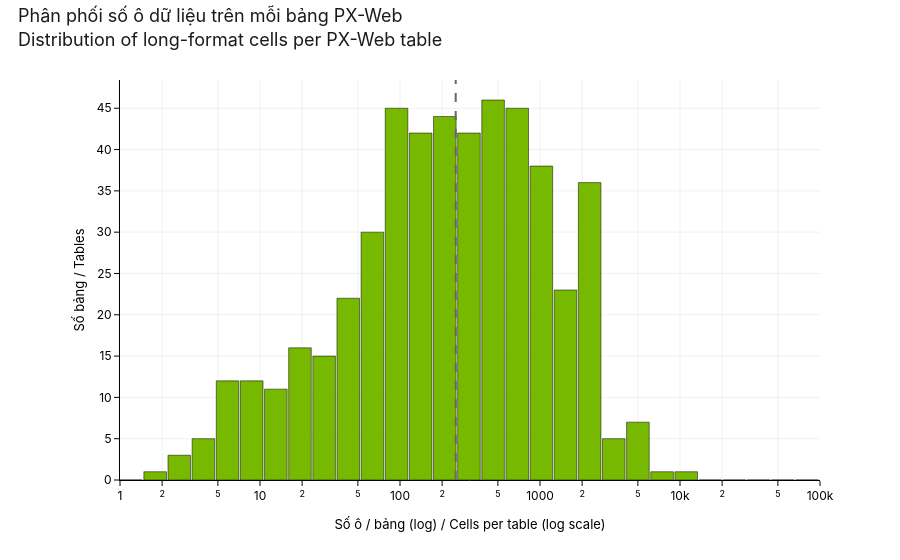

Notebook code cell kept with this figure:
### Code cell
'''Figure 02 — distribution of long-format cells per table (log-x histogram).

We compute the histogram explicitly with ``numpy.logspace`` bins + a
single ``go.Bar`` rather than using ``px.histogram(log_x=True)``, which
in our plotly + kaleido versions bins in *linear* space and then shows
the bars on a log axis — so 30 bins of width ~350 each cluster against
the leftmost edge while the axis stretches uselessly past 10^33. The
explicit-logspace path also lets us set the y-axis label to the
Vietnamese caption (``Số bảng`` instead of plotly's default ``count``)
and the bar marker colour without having to monkey-patch the ``px``
output.
'''
import numpy as np

n_cells = catalog['n_cells'].clip(lower=1)              # avoid log10(0)
log_min, log_max = np.floor(np.log10(n_cells.min())), np.ceil(np.log10(n_cells.max()))
bins = np.logspace(log_min, log_max, 30)
counts, edges = np.histogram(n_cells, bins=bins)
centres = np.sqrt(edges[:-1] * edges[1:])               # geometric mid-points
widths  = np.diff(edges) * 0.92                          # 8% gap between bars

fig02 = go.Figure(go.Bar(
    x=centres, y=counts, width=widths,
    marker=dict(color=NV_GREEN, line=dict(color=NV_BLACK, width=0.5)),
    hovertemplate=('[%{customdata[0]:,.0f} – %{customdata[1]:,.0f}] '
                    + vi_en('cells/bảng', 'cells/table') +
                    '<br>%{y} ' + vi_en('bảng', 'tables') + '<extra></extra>'),
    customdata=np.column_stack([edges[:-1], edges[1:]]),
))
fig02.update_layout(
    title=vi_en('Phân phối số ô dữ liệu trên mỗi bảng PX-Web',
                 'Distribution of long-format cells per PX-Web table'),
    xaxis=dict(title=vi_en('Số ô / bảng (log)', 'Cells per table (log scale)'),
                type='log'),
    yaxis=dict(title=vi_en('Số bảng', 'Tables')),
    bargap=0,
)
apply_nvidia_style(fig02)
# Pin the log-x range to the actual data extent and disable the
# zero-line. ``apply_nvidia_style`` defaults ``zeroline=True`` (sensible
# on a linear axis), but on a log axis the "zero line" sits at x=0
# which is -∞ in log space — kaleido responds by auto-extending the
# axis to ~10^297 and squashing every bar against the leftmost edge.
# Setting an explicit ``range`` (in log10 units) and ``zeroline=False``
# keeps the histogram readable.
fig02.update_xaxes(range=[float(log_min), float(log_max)], zeroline=False)
_med = int(catalog['n_cells'].median())
fig02.add_vline(
    x=_med, line_dash='dash', line_color=NV_GREY,
    annotation_text=vi_en(f'trung vị = {_med:,}', f'median = {_med:,}'),
    annotation_position='top right',
)
save_figure(fig02, '02_cells_per_table', width=1000, height=480)
fig02.show()

print(f'  {len(catalog)} matrices  /  {catalog["n_cells"].sum():,} long-format cells')
print(f'  median = {_med:,} cells/table  /  range = {catalog["n_cells"].min():,}'
       f' – {catalog["n_cells"].max():,}')

### Figure 1 — Plotly figure (JSON) as saved in the notebook; plotly's stock layout.template omitted (floating-point values rounded to 4 significant figures)
{"data": [{"cliponaxis": false, "customdata": [[1.0, 1.487], [1.487, 2.212], [2.212, 3.29], [3.29, 4.894], [4.894, 7.279], [7.279, 10.83], [10.83, 16.1], [16.1, 23.95], [23.95, 35.62], [35.62, 52.98], [52.98, 78.8], [78.8, 117.2], [117.2, 174.3], [174.3, 259.3], [259.3, 385.7], [385.7, 573.6], [573.6, 853.2], [853.2, 1269.0], [1269.0, 1887.0], [1887.0, 2807.0], [2807.0, 4175.0], [4175.0, 6210.0], [6210.0, 9237.0], [9237.0, 13740.0], [13740.0, 20430.0], [20430.0, 30390.0], [30390.0, 45200.0], [45200.0, 67230.0], [67230.0, 100000.0]], "hovertemplate": "[%{customdata[0]:,.0f} – %{customdata[1]:,.0f}] cells/bảng / cells/table<br>%{y} bảng / tables<extra></extra>", "marker": {"color": "#76B900", "line": {"color": "#000000", "width": 0.5}}, "type": "bar", "width": [0.4484, 0.6669, 0.9919, 1.475, 2.194, 3.264, 4.854, 7.22, 10.74, 15.97, 23.76, 35.33, 52.55, 78.16, 116.3, 172.9, 257.2, 382.5, 569.0, 846.2, 1259.0, 1872.0, 2784.0, 4141.0, 6160.0, 9162.0, 13630.0, 20270.0, 30150.0], "x": [1.22, 1.814, 2.698, 4.013, 5.968, 8.877, 13.2, 19.64, 29.21, 43.44, 64.62, 96.11, 142.9, 212.6, 316.2, 470.3, 699.6, 1040.0, 1548.0, 2302.0, 3424.0, 5092.0, 7574.0, 11260.0, 16750.0, 24920.0, 37070.0, 55130.0, 82000.0], "y": [0, 1, 3, 5, 12, 12, 11, 16, 15, 22, 30, 45, 42, 44, 42, 46, 45, 38, 23, 36, 5, 7, 1, 1, 0, 0, 0, 0, 0]}], "layout": {"annotations": [{"showarrow": false, "text": "trung vị = 250 / median = 250", "x": 250, "xanchor": "left", "xref": "x", "y": 1, "yanchor": "top", "yref": "y domain"}], "bargap": 0, "colorway": ["#76B900", "#000000", "#888888", "#B5D88A", "#444444", "#CCCCCC"], "font": {"color": "#000000", "family": "NVIDIA Sans, NVIDIASans, NVIDIA, Inter, Helvetica Neue, Helvetica, Arial, sans-serif", "size": 13}, "hoverlabel": {"bgcolor": "#000000", "bordercolor": "#76B900", "font": {"color": "#FFFFFF", "family": "NVIDIA Sans, NVIDIASans, NVIDIA, Inter, Helvetica Neue, Helvetica, Arial, sans-serif", "size": 12}}, "legend": {"bgcolor": "rgba(255,255,255,0.92)", "bordercolor": "#CCCCCC", "borderwidth": 1, "font": {"color": "#000000", "family": "NVIDIA Sans, NVIDIASans, NVIDIA, Inter, Helvetica Neue, Helvetica, Arial, sans-serif", "size": 12}}, "margin": {"b": 80, "l": 120, "r": 80, "t": 80}, "paper_bgcolor": "#FFFFFF", "plot_bgcolor": "#FFFFFF", "shapes": [{"line": {"color": "#666666", "dash": "dash"}, "type": "line", "x0": 250, "x1": 250, "xref": "x", "y0": 0, "y1": 1, "yref": "y domain"}], "title": {"font": {"color": "#1A1A1A", "family": "NVIDIA Sans, NVIDIASans, NVIDIA, Inter, Helvetica Neue, Helvetica, Arial, sans-serif", "size": 18}, "text": "Phân phối số ô dữ liệu trên mỗi bảng PX-Web<br>Distribution of long-format cells per PX-Web table", "x": 0.02, "xanchor": "left", "y": 0.96}, "xaxis": {"automargin": true, "gridcolor": "rgba(0,0,0,0.06)", "linecolor": "#000000", "linewidth": 1, "mirror": false, "range": [0, 5], "showgrid": true, "showline": true, "tickcolor": "#000000", "tickfont": {"color": "#000000", "family": "NVIDIA Sans, NVIDIASans, NVIDIA, Inter, Helvetica Neue, Helvetica, Arial, sans-serif", "size": 12}, "ticks": "outside", "title": {"font": {"color": "#000000", "family": "NVIDIA Sans, NVIDIASans, NVIDIA, Inter, Helvetica Neue, Helvetica, Arial, sans-serif", "size": 13}, "text": "Số ô / bảng (log) / Cells per table (log scale)"}, "type": "log", "zeroline": false, "zerolinecolor": "#CCCCCC"}, "yaxis": {"automargin": true, "gridcolor": "rgba(0,0,0,0.06)", "linecolor": "#000000", "linewidth": 1, "mirror": false, "showgrid": true, "showline": true, "tickcolor": "#000000", "tickfont": {"color": "#000000", "family": "NVIDIA Sans, NVIDIASans, NVIDIA, Inter, Helvetica Neue, Helvetica, Arial, sans-serif", "size": 12}, "ticks": "outside", "title": {"font": {"color": "#000000", "family": "NVIDIA Sans, NVIDIASans, NVIDIA, Inter, Helvetica Neue, Helvetica, Arial, sans-serif", "size": 13}, "text": "Số bảng / Tables"}, "zeroline": true, "zerolinecolor": "#CCCCCC"}}}
